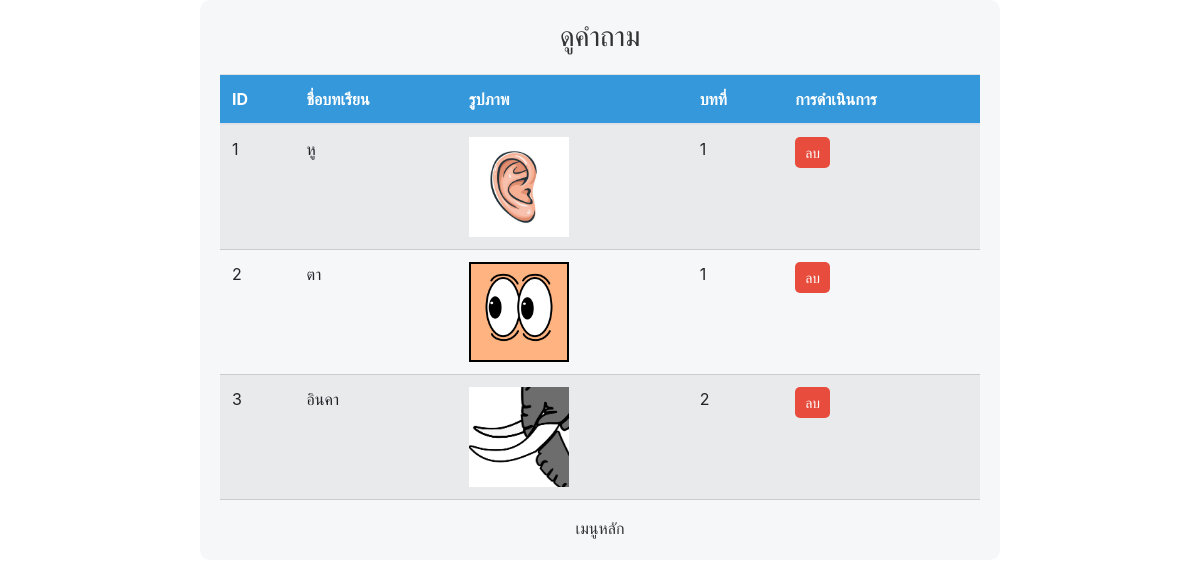
The app's page /view_lessons with its own data.
### app.py (models this page shows, shortened)
class Lesson(db.Model):
    id = db.Column(db.Integer, primary_key=True)
    title = db.Column(db.Text, nullable=False)
    image_filename = db.Column(db.Text, nullable=False)
    sound_filename_thai = db.Column(db.Text, nullable=False)  # Add sound_filename_thai column
    sound_filename_hmong_daw = db.Column(db.Text, nullable=False)
    sound_filename_hmong_njua = db.Column(db.Text, nullable=False)
    sound_filename_lahu = db.Column(db.Text, nullable=False)
    sound_filename_lisu = db.Column(db.Text, nullable=False)
    sound_filename_arka = db.Column(db.Text, nullable=False)
    sound_filename_karen = db.Column(db.Text, nullable=False)
    lesson_id = db.Column(db.Integer, nullable=False)

### app.py (the view)
@app.route('/view_lessons')
def view_lessons():
    lessons = get_all_lessons()
    return render_template('view_lessons.html', lessons=lessons)

### app.py (called while the page is built)
def get_all_lessons():
    connection = sqlite3.connect('instance/questions.db')
    cursor = connection.cursor()
    cursor.execute('SELECT * FROM lesson')
    lessons = cursor.fetchall()
    connection.close()
    return lessons

### templates/view_lessons.html (shortened to what this page needs)
<!DOCTYPE html>
<html lang="en">
<head>
    <link rel="stylesheet" href="https://stackpath.bootstrapcdn.com/bootstrap/4.5.2/css/bootstrap.min.css">
</head>
<body>
    <div class="container">
        <h1>ดูคำถาม</h1>
        <table class="table table-striped">
            <thead>
                <tr>
                    <th>ID</th>
                    <th>ชื่อบทเรียน</th>
                    <th>รูปภาพ</th>
                    <th>บทที่</th>
                    <th>การดำเนินการ</th>
                </tr>
            </thead>
            <tbody>
                {% if lessons %}
                {% for lesson in lessons %}
                    <tr>
                        <td>{{ lesson[0] }}</td>
                        <td>{{ lesson[1] }}</td>
                        <td>
                            {% if lesson[2] %}
                                <div class="image-container">
                                <img class="lesson-image img-fluid" src="{{ url_for('static', filename=lesson[2]) }}" alt="Lesson Image">
                                </div>
                            {% else %}
                                ไม่มีรูปภาพ
                            {% endif %}
                        </td>
                        <td>{{ lesson[10] }}</td>
                        <td>
                            <a href="/delete/{{ lesson[0] }}" class="btn btn-remove">ลบ</a>
                        </td>
                    </tr>
                {% endfor %}
                {% else %}
                <tr>
                    <td colspan="5">ไม่มีบทเรียน</td>
                </tr>
                {% endif %}
            </tbody>
        </table>
        <a href="/teacher_dashboard" class="btn-menu">เมนูหลัก</a>
    </div>
</body>
</html>

### templates/view_lessons.html (style rules this page uses)
.container { max-width: 800px; margin: 0 auto; padding: 20px; background-color: #F5F7F9; border-radius: 10px; }
h1 { text-align: center; color: #333; font-size: 28px; margin-bottom: 20px; }
table { width: 100%; border-collapse: collapse; margin-bottom: 20px; }
th, td { padding: 10px; text-align: left; border-bottom: 1px solid #ccc; }
th { background-color: #3498db; color: #fff; }
.image-container { width: 100px; height: 100px; overflow: hidden; }
.image-container img { width: 100%; height: auto; object-fit: cover; }
.btn-remove { padding: 5px 10px; font-size: 14px; background-color: #e74c3c; color: #fff; border: none; border-radius: 5px; cursor: pointer; }
.btn-menu { display: block; text-align: center; font-size: 16px; color: #333; text-decoration: none; margin-top: 10px; }

### records on screen
Lesson: id "1", title "หู", image_filename (picture), lesson "1"
Lesson: id "2", title "ตา", image_filename (picture), lesson "1"
Lesson: id "3", title "อินคา", image_filename (picture), lesson "2"
